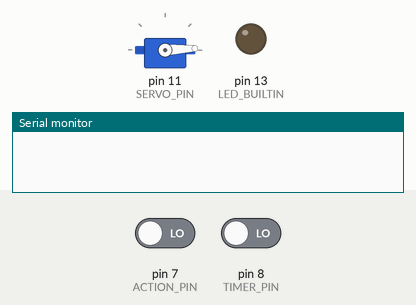
Recording of a sketch running on a simulated Arduino Uno, built with avr-gcc and run on an emulated ATmega328P. Parts: servo, output pins drawn as LEDs (lit = HIGH), the last lines printed to the serial monitor. Inputs (shaded band) come from the test bench; at power-on: pin 7 (ACTION_PIN) LOW, pin 8 (TIMER_PIN) LOW.

Above: at 1.2 s.
1.3 s: pin 7 (ACTION_PIN) driven HIGH
2.8 s: pin 8 (TIMER_PIN) driven HIGH
At 18.5 s:
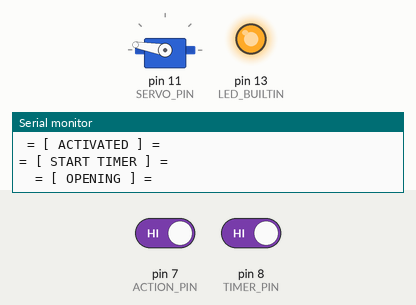
Timing chart, 0 to 19.2 s (numbered marks = the images above; inputs shaded):
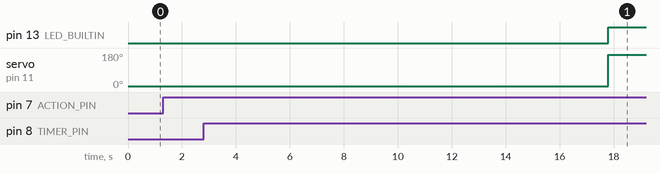

Measured:
- after the input at 2.8 s, pin 13 (LED_BUILTIN): LOW → HIGH after 15.0 s instead of 12.2 s; servo on pin 11 (SERVO_PIN): 3° → 170° after 15.0 s instead of 12.2 s

The sketch:

carnival-design.ino
```cpp
#include <Servo.h>

Servo door_servo;

/****************************************
* Pin Definitions
****************************************/
int SERVO_PIN = 11;
int TIMER_PIN = 8;
int ACTION_PIN = 7;

/****************************************
* Timer Length
****************************************/
int WAIT_DURATION = 15000; // 15 seconds

/***************************************
* Flags
***************************************/
bool do_the_thing;
bool timer_set;
bool opened;

/****************************************
* Timers
****************************************/
unsigned long elapsed_time;
unsigned long start_time;

/****************************************
* PROCEDURE: open_door()
****************************************/
void open_door();

void setup() {
  pinMode(LED_BUILTIN, OUTPUT);
  pinMode(TIMER_PIN, INPUT);
  pinMode(ACTION_PIN, INPUT);
  elapsed_time = 0;
  do_the_thing = false;
  timer_set = false;
  opened = false;
  door_servo.attach(SERVO_PIN);
  door_servo.write(3);
  Serial.begin(9600);
}

void loop() {

  elapsed_time = millis();

  if(!timer_set && digitalRead(TIMER_PIN) == HIGH) {
    start_time = millis();
    timer_set = true;
    Serial.println("= [ START TIMER ] =");
  }

  if (!do_the_thing && digitalRead(ACTION_PIN) == HIGH) {
    do_the_thing = true;
    Serial.println(" = [ ACTIVATED ] =");
  }

  if (!opened && do_the_thing && (elapsed_time - start_time >= WAIT_DURATION)) {
    Serial.println("  = [ OPENING ] =");
    open_door();
    opened = true;
  }
}

/****************************************
* PROCEDURE: open_door()
* RETURNS: nothing
* PRECONDITION: Door is closed
* POSTCONDITION: Door is open
****************************************/
void open_door() {
  digitalWrite(LED_BUILTIN, HIGH);
  door_servo.write(170);
  return;
}
```
